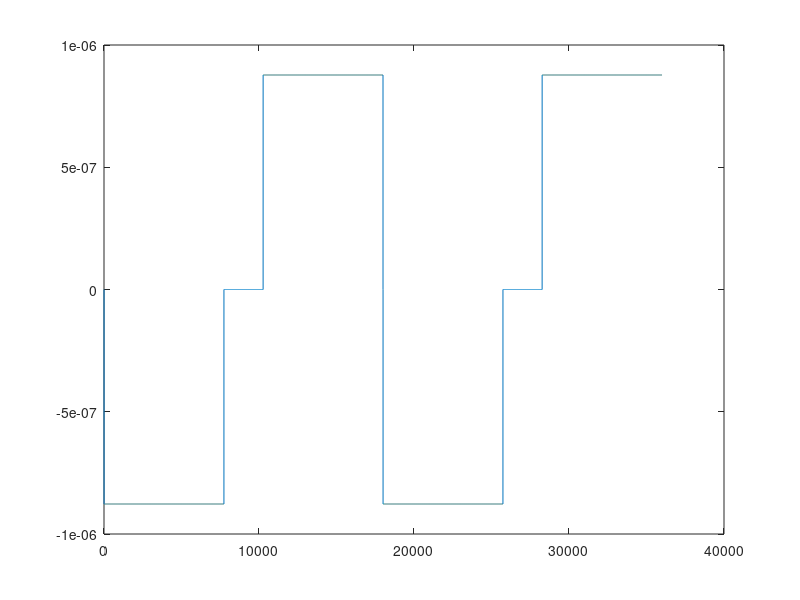

MATLAB code to generate this figure:
clear
clc


u0 = 4*pi*10^-7;
deltatheta = 0.01;
theta = 0:deltatheta:180;

N = 20;
Idc = 1;
Leq = zeros(1,numel(theta));
Req = zeros(1,numel(theta));
Teq = zeros(1,numel(theta));
%% for part1 Req = R1//R2 for angle is between 0 - 77.36 degrees (angle coeficiencts are derived in the hand note)
R1coeff_part1 = (0.5e-3)*2/(u0*2*pi*12e-3*20e-3); % 
R2coeff_part1 = (2.5e-3)*2/(u0*2*pi*10e-3*20e-3); %

%% for part2 Req = R2 for angle is between 77.36 - 102,64 degrees (angle coeficiencts are derived in the hand note)
R2coeff_part2 = (2.5e-3*2)/(u0*(77.36/360)*2*pi*10e-3*20e-3);

%% for part3 Req = R1//R2 for angle is between 102,64 to 180 degrees (angle coeficiencts are derived in the hand note)
R1coeff_part3 = (0.5e-3)*2/(u0*2*pi*12e-3*20e-3); % 
R2coeff_part3 = (2.5e-3)*2/(u0*2*pi*10e-3*20e-3); %


%% Req between 0-77.36 degrees 
for i=1:(find(theta==77.36))
    R1_theta_part1(i) = R1coeff_part1*(360/(77.36-theta(i)));
    R2_theta_part1(i) = R2coeff_part1*(360/theta(i));
    Req(i) = R1_theta_part1(i)*R2_theta_part1(i)/(R1_theta_part1(i)+R2_theta_part1(i));
end
%% Req between 77.36-102.64 degrees
for i=(find(theta==77.36):1:(find(theta==102.64)))
    Req(i) = R2coeff_part2; %no angle dependency
end
%% Req between 102.64-180 degress
for i=(find(theta==102.64):1:(find(theta==180)))
    R1_theta_part3(i) = R1coeff_part3*(360/(theta(i)-102.36));
    R2_theta_part3(i) = R2coeff_part3*(360/(180-theta(i)));
    Req(i) = R1_theta_part3(i)*R2_theta_part3(i)/(R1_theta_part3(i)+R2_theta_part3(i));
end
%% reluctance over 360 degrees
Req(1) = Req(2);
Req(numel(theta)) = Req(numel(theta)-1);
for(i=(numel(theta)+1):(2*numel(theta)-1))

    Req(i) = Req(i-numel(theta));
end

%% Resultant inductance

Leq = (N*N)./Req;

%% Torque generated 
for i=1:((2*numel(theta)-1))
    if(i>1)
        Teq(i) = 0.5*(Idc*Idc)*(Leq(i)-Leq(i-1))/deltatheta;
    else
        Teq(i) = 0;%0.5*(Idc*Idc)*(Leq(i))/deltatheta;
    end
end

Teq(10265) = 0; % there was an undesired spike, just cover that up;
Teq(18002) = 0; % there was an undesired spike, just cover that up;
Teq(28266) = 0; % there was an undesired spike, just cover that up;

plot(Teq)







